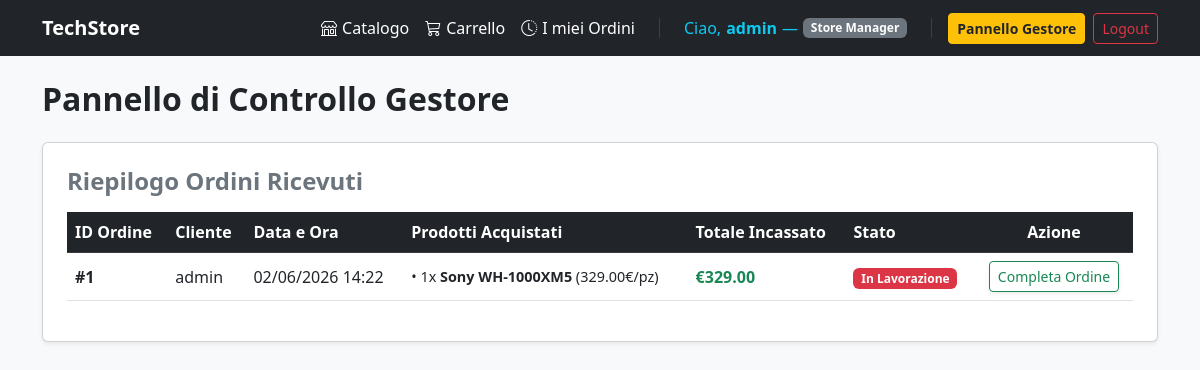
The page /gestione/dashboard/ (signed in) on the database as committed earlier.
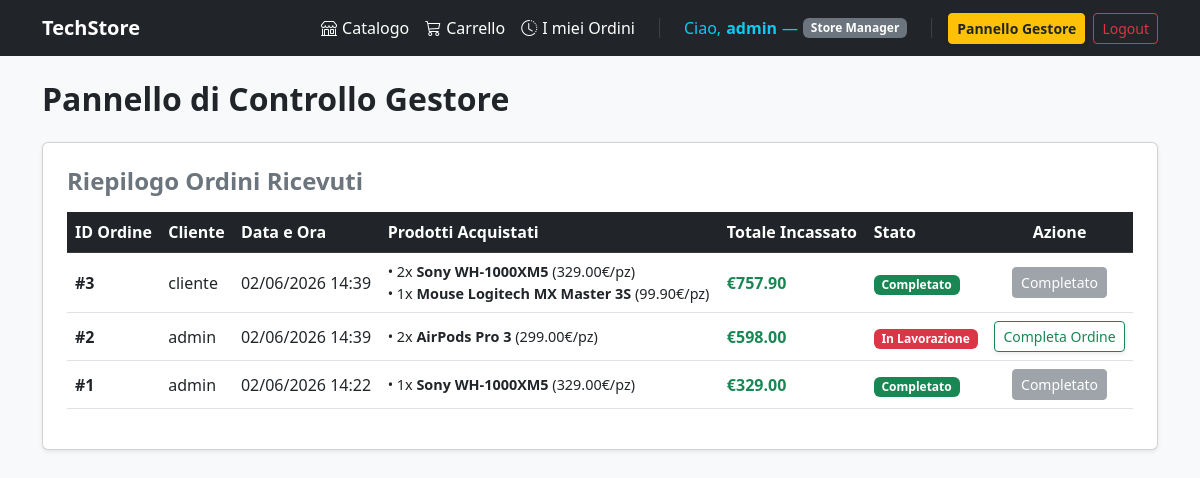
The same page on the database as committed later.
### accounts/models.py (models this page shows)
class CustomUser(AbstractUser):
    CUSTOMER = 'customer'
    STORE_MANAGER = 'store_manager'
    ROLE_CHOICES = [
        (CUSTOMER, 'Customer'),
        (STORE_MANAGER, 'Store Manager'),
    ]
    role = models.CharField(
        max_length=20,
        choices=ROLE_CHOICES,
        default=CUSTOMER,
        help_text="Ruolo dell'utente all'interno dell'e-commerce"
    )
    def is_manager(self):
        return self.role == self.STORE_MANAGER

### store/models.py (models this page shows, shortened)
class Order(models.Model):
    user = models.ForeignKey(settings.AUTH_USER_MODEL, on_delete=models.CASCADE, related_name='orders')
    created_at = models.DateTimeField(auto_now_add=True)
    is_completed = models.BooleanField(default=False)
    total_price = models.DecimalField(max_digits=10, decimal_places=2, default=0.00)

class OrderItem(models.Model):
    order = models.ForeignKey(Order, on_delete=models.CASCADE, related_name='items')
    product = models.ForeignKey(Product, on_delete=models.CASCADE)
    quantity = models.IntegerField(default=1)
    price = models.DecimalField(max_digits=10, decimal_places=2)

class Product(models.Model):
    category = models.ForeignKey(Category, on_delete=models.CASCADE, related_name='products')
    name = models.CharField(max_length=200)
    description = models.TextField()
    price = models.DecimalField(max_digits=10, decimal_places=2)
    stock = models.IntegerField(default=0)
    is_active = models.BooleanField(default=True)

### store/views.py (the view)
# urls.py: path('gestione/dashboard/', ManagerDashboardView.as_view(), name='manager_dashboard'),
class ManagerDashboardView(LoginRequiredMixin, UserPassesTestMixin, ListView):
    model = Order
    template_name = 'pannelloGestore.html'
    context_object_name = 'orders'
    ordering = ['-id']
    def test_func(self):
        user = self.request.user
        return (
            user.is_superuser or (user.is_authenticated and getattr(user, 'role', '') == 'store_manager')
        )

### templates/pannelloGestore.html (shortened to what this page needs)
{% extends 'base.html' %}
{% block content %}
<div class="row mt-4">
    <div class="col-12">
        <div class="d-flex justify-content-between align-items-center mb-4">
            <h2 class="fw-bold m-0">Pannello di Controllo Gestore</h2>
        </div>
        <div class="card shadow-sm p-4">
            <h4 class="fw-bold text-secondary mb-3">Riepilogo Ordini Ricevuti</h4>
            {% if orders %}
                <div class="table-responsive">
                    <table class="table table-hover align-middle">
                        <thead class="table-dark">
                            <tr>
                                <th>ID Ordine</th>
                                <th>Cliente</th>
                                <th>Data e Ora</th>
                                <th>Prodotti Acquistati</th>
                                <th>Totale Incassato</th>
                                <th>Stato</th>
                                <th class="text-center">Azione</th>
                            </tr>
                        </thead>
                        <tbody>
                            {% for order in orders %}
                                <tr>
                                    <td class="fw-bold">#{{ order.id }}</td>
                                    <td>{{ order.user.username }}</td>
                                    <td>{{ order.created_at|date:"d/m/Y H:i" }}</td>
                                    <td>
                                        <ul class="list-unstyled mb-0" style="font-size: 0.9rem;">
                                            {% for item in order.items.all %}
                                                <li>• {{ item.quantity }}x <span class="fw-semibold">{{ item.product.name }}</span> ({{ item.price }}€/pz)</li>
                                            {% empty %}
                                                <li class="text-muted italic">Nessun dettaglio prodotto</li>
                                            {% endfor %}
                                        </ul>
                                    </td>
                                    <td class="fw-bold text-success">€{{ order.total_price }}</td>
                                    <td>
                                        {% if order.is_completed %}
                                            <span class="badge bg-success fs-7">Completato</span>
                                        {% else %}
                                            <span class="badge bg-danger fs-7">In Lavorazione</span>
                                        {% endif %}
                                    </td>
                                    <td class="text-center">
                                        {% if not order.is_completed %}
                                            <a href="{% url 'complete_order' order.id %}" class="btn btn-sm btn-outline-success shadow-sm">
                                                Completa Ordine
                                            </a>
                                        {% else %}
                                            <button class="btn btn-sm btn-secondary" disabled>Completato</button>
                                        {% endif %}
                                    </td>
                                </tr>
                            {% endfor %}
                        </tbody>
                    </table>
                </div>
            {% else %}
                <div class="text-center py-5">
                    <p class="text-muted fs-5">Nessun ordine presente nel database al momento.</p>
                </div>
            {% endif %}
        </div>
    </div>
</div>
{% endblock %}

### templates/base.html (shortened to what this page needs)
<!doctype html>
<html lang="it">
  <head>
    <link
      href="https://cdn.jsdelivr.net/npm/bootstrap@5.3.0/dist/css/bootstrap.min.css"
      rel="stylesheet"
    />
    <link
      href="https://cdn.jsdelivr.net/npm/bootstrap-icons@1.11.3/font/bootstrap-icons.min.css"
      rel="stylesheet"
    />
  </head>
  <body class="bg-light">
    <nav class="navbar navbar-expand-lg navbar-dark bg-dark mb-4">
      <div class="container">
        <a class="navbar-brand fw-bold" href="{% url 'product_list' %}"
          >TechStore</a
        >
        <div class="collapse navbar-collapse" id="navbarNav">
          <ul class="navbar-expand navbar-nav ms-auto align-items-center">
            <li class="nav-item">
              <a class="nav-link text-white" href="{% url 'product_list' %}">
                <i class="bi bi-shop"></i> Catalogo
              </a>
            </li>
            <li class="nav-item">
              <a class="nav-link text-white position-relative" href="{% url 'cart_detail' %}">
                <i class="bi bi-cart3"></i> Carrello
              </a>
            </li>
            {% if user.is_authenticated %}
            <li class="nav-item">
              <a class="nav-link text-white" href="{% url 'userOrders' %}">
                <i class="bi bi-clock-history"></i> I miei Ordini
              </a>
            </li>
            {% endif %}
            {% if user.is_authenticated %}
            <li class="nav-item">
              <span class="nav-link text-info"
                >Ciao, <strong>{{ user.username }}</strong> —
                <span class="badge bg-secondary"
                  >{{ user.get_role_display }}</span
                ></span
              >
            </li>
            {% if user.is_manager or user.is_superuser %}
            <li class="nav-item">
              <a class="btn btn-sm btn-warning text-dark fw-bold me-2 shadow-sm" href="{% url 'manager_dashboard' %}">
                Pannello Gestore
              </a>
            </li>
            {% endif %}
            <li class="nav-item">
              <form
                action="{% url 'logout' %}"
                method="post"
                class="d-inline"
              >
                <button type="submit" class="btn btn-sm btn-outline-danger">
                  Logout
                </button>
              </form>
            </li>
            {% endif %}
          </ul>
        </div>
      </div>
    </nav>
    <div class="container">
      {% block content %} {% endblock %}
    </div>
  </body>
</html>

### templates/base.html (style rules this page uses)
.navbar-nav .nav-link { font-weight: 500; padding: 0.4rem 0.75rem; border-radius: 6px; transition: background-color 0.2s ease, color 0.2s ease; display: flex; align-items: center; gap: 5px; }

Rows that differ between the two databases and show on the page:
added Order: id "3", user.username "cliente", created_at "02/06/2026 14:39", total_price "757.90", is_completed "Completato"
added OrderItem: quantity "2", product.name "Sony WH-1000XM5", price "329.00", shown under "3"
added OrderItem: quantity "1", product.name "Mouse Logitech MX Master 3S", price "99.90", shown under "3"
added Order: id "2", user.username "admin", created_at "02/06/2026 14:39", total_price "598.00", is_completed "In Lavorazione"
added OrderItem: quantity "2", product.name "AirPods Pro 3", price "299.00"
changed Order id 1: is_completed "In Lavorazione Completa Ordine" → "Completato Completato"
